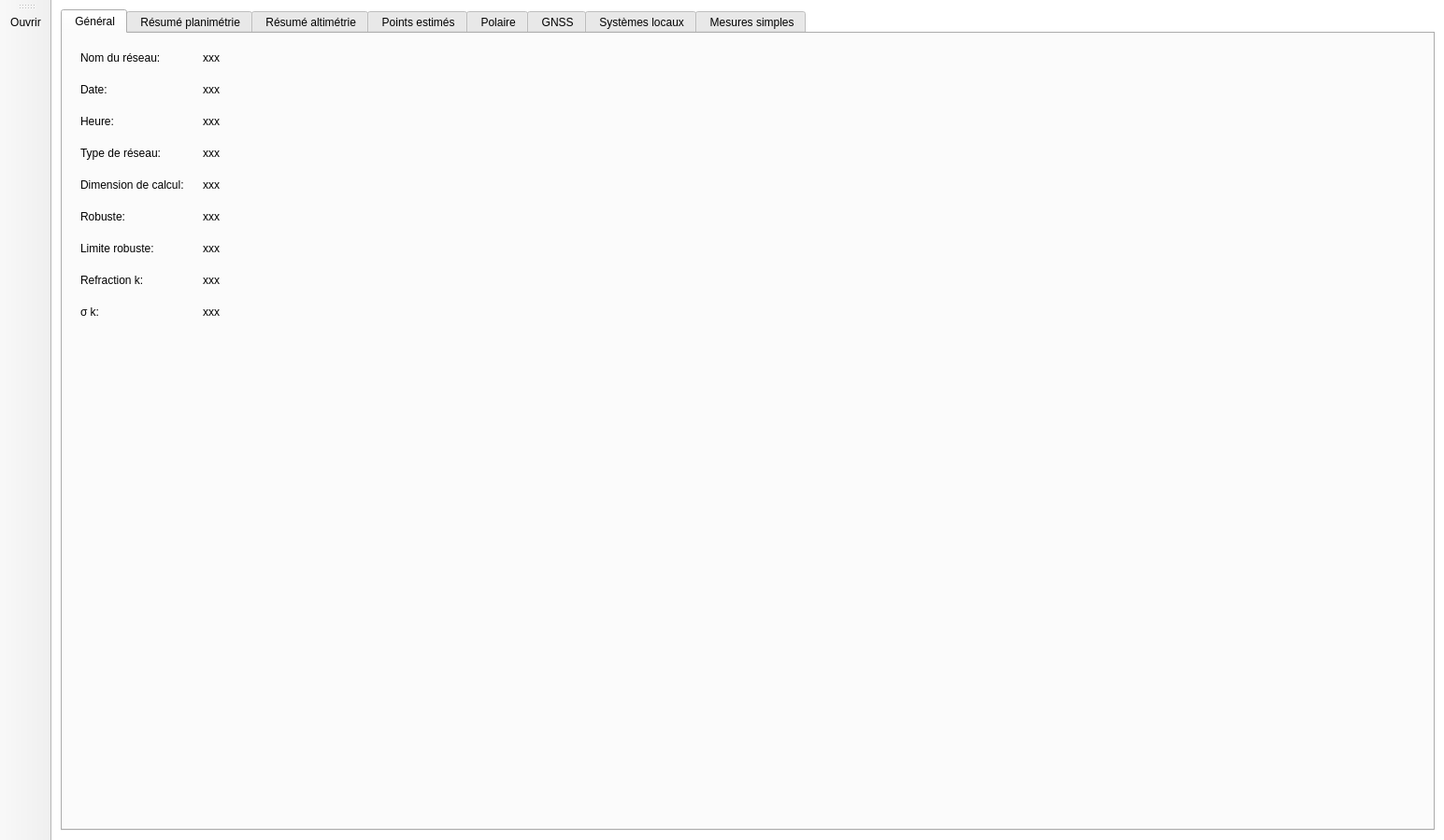
<?xml version="1.0" encoding="UTF-8"?>
<ui version="4.0">
 <class>ongletResGlobaux</class>
 <widget class="QMainWindow" name="ongletResGlobaux">
  <property name="geometry">
   <rect>
    <x>0</x>
    <y>0</y>
    <width>1545</width>
    <height>899</height>
   </rect>
  </property>
  <property name="windowTitle">
   <string>Résultats</string>
  </property>
  <property name="windowIcon">
   <iconset>
    <normaloff>img/Res.png</normaloff>img/Res.png</iconset>
  </property>
  <property name="styleSheet">
   <string notr="true">font: 9pt &quot;MS Shell Dlg 2&quot;;</string>
  </property>
  <widget class="QWidget" name="centralwidget">
   <property name="styleSheet">
    <string notr="true">#centralwidget {
    background-color:rgb(255, 255, 255);
}</string>
   </property>
   <layout class="QGridLayout" name="gridLayout_9">
    <property name="leftMargin">
     <number>10</number>
    </property>
    <property name="topMargin">
     <number>10</number>
    </property>
    <property name="rightMargin">
     <number>10</number>
    </property>
    <property name="bottomMargin">
     <number>10</number>
    </property>
    <item row="0" column="0" colspan="2">
     <widget class="QTabWidget" name="tabWidget_2">
      <property name="enabled">
       <bool>true</bool>
      </property>
      <property name="styleSheet">
       <string notr="true">#centralWidget{
   background-color:  rgb(255, 169, 21);
}</string>
      </property>
      <property name="currentIndex">
       <number>0</number>
      </property>
      <property name="iconSize">
       <size>
        <width>30</width>
        <height>30</height>
       </size>
      </property>
      <widget class="QWidget" name="tab_27">
       <attribute name="icon">
        <iconset>
         <normaloff>img/infos.png</normaloff>img/infos.png</iconset>
       </attribute>
       <attribute name="title">
        <string> Général</string>
       </attribute>
       <layout class="QGridLayout" name="gridLayout_14">
        <item row="0" column="0">
         <layout class="QGridLayout" name="gridLayout">
          <property name="leftMargin">
           <number>10</number>
          </property>
          <property name="topMargin">
           <number>10</number>
          </property>
          <property name="rightMargin">
           <number>10</number>
          </property>
          <property name="bottomMargin">
           <number>10</number>
          </property>
          <property name="spacing">
           <number>20</number>
          </property>
          <item row="0" column="0">
           <widget class="QLabel" name="label_57">
            <property name="text">
             <string>Nom du réseau:</string>
            </property>
           </widget>
          </item>
          <item row="0" column="1">
           <widget class="QLabel" name="RES_nomReseau">
            <property name="font">
             <font>
              <family>MS Shell Dlg 2</family>
              <pointsize>9</pointsize>
              <weight>50</weight>
              <italic>false</italic>
              <bold>false</bold>
             </font>
            </property>
            <property name="text">
             <string>xxx</string>
            </property>
           </widget>
          </item>
          <item row="1" column="0">
           <widget class="QLabel" name="label_56">
            <property name="text">
             <string>Date:</string>
            </property>
           </widget>
          </item>
          <item row="1" column="1">
           <widget class="QLabel" name="RES_date">
            <property name="font">
             <font>
              <family>MS Shell Dlg 2</family>
              <pointsize>9</pointsize>
              <weight>50</weight>
              <italic>false</italic>
              <bold>false</bold>
             </font>
            </property>
            <property name="text">
             <string>xxx</string>
            </property>
           </widget>
          </item>
          <item row="2" column="0">
           <widget class="QLabel" name="label_58">
            <property name="text">
             <string>Heure:</string>
            </property>
           </widget>
          </item>
          <item row="2" column="1">
           <widget class="QLabel" name="RES_heure">
            <property name="font">
             <font>
              <family>MS Shell Dlg 2</family>
              <pointsize>9</pointsize>
              <weight>50</weight>
              <italic>false</italic>
              <bold>false</bold>
             </font>
            </property>
            <property name="styleSheet">
             <string notr="true"/>
            </property>
            <property name="text">
             <string>xxx</string>
            </property>
           </widget>
          </item>
          <item row="3" column="0">
           <widget class="QLabel" name="label_59">
            <property name="text">
             <string>Type de réseau:</string>
            </property>
           </widget>
          </item>
          <item row="3" column="1">
           <widget class="QLabel" name="RES_typeReseau">
            <property name="font">
             <font>
              <family>MS Shell Dlg 2</family>
              <pointsize>9</pointsize>
              <weight>50</weight>
              <italic>false</italic>
              <bold>false</bold>
             </font>
            </property>
            <property name="styleSheet">
             <string notr="true"/>
            </property>
            <property name="text">
             <string>xxx</string>
            </property>
           </widget>
          </item>
          <item row="4" column="0">
           <widget class="QLabel" name="label_60">
            <property name="text">
             <string>Dimension de calcul:</string>
            </property>
           </widget>
          </item>
          <item row="4" column="1">
           <widget class="QLabel" name="RES_dimension">
            <property name="font">
             <font>
              <family>MS Shell Dlg 2</family>
              <pointsize>9</pointsize>
              <weight>50</weight>
              <italic>false</italic>
              <bold>false</bold>
             </font>
            </property>
            <property name="styleSheet">
             <string notr="true"/>
            </property>
            <property name="text">
             <string>xxx</string>
            </property>
           </widget>
          </item>
          <item row="5" column="0">
           <widget class="QLabel" name="label_61">
            <property name="text">
             <string>Robuste:</string>
            </property>
           </widget>
          </item>
          <item row="5" column="1">
           <widget class="QLabel" name="RES_robuste">
            <property name="font">
             <font>
              <family>MS Shell Dlg 2</family>
              <pointsize>9</pointsize>
              <weight>50</weight>
              <italic>false</italic>
              <bold>false</bold>
             </font>
            </property>
            <property name="styleSheet">
             <string notr="true"/>
            </property>
            <property name="text">
             <string>xxx</string>
            </property>
           </widget>
          </item>
          <item row="6" column="0">
           <widget class="QLabel" name="label_62">
            <property name="text">
             <string>Limite robuste:</string>
            </property>
           </widget>
          </item>
          <item row="6" column="1">
           <widget class="QLabel" name="RES_limiteRobuste">
            <property name="font">
             <font>
              <family>MS Shell Dlg 2</family>
              <pointsize>9</pointsize>
              <weight>50</weight>
              <italic>false</italic>
              <bold>false</bold>
             </font>
            </property>
            <property name="styleSheet">
             <string notr="true"/>
            </property>
            <property name="text">
             <string>xxx</string>
            </property>
           </widget>
          </item>
          <item row="7" column="0">
           <widget class="QLabel" name="label_63">
            <property name="text">
             <string>Refraction k:</string>
            </property>
           </widget>
          </item>
          <item row="7" column="1">
           <widget class="QLabel" name="RES_refractionk">
            <property name="font">
             <font>
              <family>MS Shell Dlg 2</family>
              <pointsize>9</pointsize>
              <weight>50</weight>
              <italic>false</italic>
              <bold>false</bold>
             </font>
            </property>
            <property name="styleSheet">
             <string notr="true"/>
            </property>
            <property name="text">
             <string>xxx</string>
            </property>
           </widget>
          </item>
          <item row="8" column="0">
           <widget class="QLabel" name="label_64">
            <property name="text">
             <string>σ k:</string>
            </property>
           </widget>
          </item>
          <item row="8" column="1">
           <widget class="QLabel" name="RES_sigmak">
            <property name="font">
             <font>
              <family>MS Shell Dlg 2</family>
              <pointsize>9</pointsize>
              <weight>50</weight>
              <italic>false</italic>
              <bold>false</bold>
             </font>
            </property>
            <property name="styleSheet">
             <string notr="true"/>
            </property>
            <property name="text">
             <string>xxx</string>
            </property>
           </widget>
          </item>
         </layout>
        </item>
        <item row="1" column="0">
         <spacer name="verticalSpacer_3">
          <property name="orientation">
           <enum>Qt::Vertical</enum>
          </property>
          <property name="sizeHint" stdset="0">
           <size>
            <width>20</width>
            <height>563</height>
           </size>
          </property>
         </spacer>
        </item>
        <item row="0" column="1">
         <spacer name="horizontalSpacer_2">
          <property name="orientation">
           <enum>Qt::Horizontal</enum>
          </property>
          <property name="sizeHint" stdset="0">
           <size>
            <width>1370</width>
            <height>20</height>
           </size>
          </property>
         </spacer>
        </item>
       </layout>
      </widget>
      <widget class="QWidget" name="tab_12">
       <attribute name="icon">
        <iconset>
         <normaloff>img/2D.png</normaloff>img/2D.png</iconset>
       </attribute>
       <attribute name="title">
        <string> Résumé planimétrie</string>
       </attribute>
       <layout class="QGridLayout" name="gridLayout_13" rowstretch="0,0,1,0,0,1" columnstretch="0,1" columnminimumwidth="350,0">
        <property name="leftMargin">
         <number>20</number>
        </property>
        <property name="topMargin">
         <number>20</number>
        </property>
        <property name="rightMargin">
         <number>20</number>
        </property>
        <property name="bottomMargin">
         <number>20</number>
        </property>
        <property name="spacing">
         <number>20</number>
        </property>
        <item row="0" column="0">
         <widget class="QGroupBox" name="groupBox_10">
          <property name="title">
           <string>Général</string>
          </property>
          <layout class="QGridLayout" name="gridLayout_3" columnminimumwidth="200,0">
           <item row="0" column="0">
            <widget class="QLabel" name="label_130">
             <property name="text">
              <string>Durée de calcul:</string>
             </property>
            </widget>
           </item>
           <item row="0" column="1">
            <widget class="QLabel" name="RES_PLANI_duree">
             <property name="font">
              <font>
               <family>MS Shell Dlg 2</family>
               <pointsize>9</pointsize>
               <weight>50</weight>
               <italic>false</italic>
               <bold>false</bold>
              </font>
             </property>
             <property name="text">
              <string>xxx</string>
             </property>
            </widget>
           </item>
           <item row="1" column="0">
            <widget class="QLabel" name="label_131">
             <property name="text">
              <string>nombre d'itérations:</string>
             </property>
            </widget>
           </item>
           <item row="1" column="1">
            <widget class="QLabel" name="RES_PLANI_nb_iteration">
             <property name="font">
              <font>
               <family>MS Shell Dlg 2</family>
               <pointsize>9</pointsize>
               <weight>50</weight>
               <italic>false</italic>
               <bold>false</bold>
              </font>
             </property>
             <property name="text">
              <string>xxx</string>
             </property>
            </widget>
           </item>
          </layout>
         </widget>
        </item>
        <item row="0" column="1" rowspan="3">
         <widget class="QGroupBox" name="groupBox_25">
          <property name="title">
           <string>Résidus normés sur les observations</string>
          </property>
          <layout class="QGridLayout" name="gridLayout_6">
           <item row="0" column="0">
            <widget class="QLabel" name="label_136">
             <property name="text">
              <string>Nombre wi &gt; 3.5 :</string>
             </property>
            </widget>
           </item>
           <item row="0" column="1">
            <widget class="QLabel" name="RES_PLANI_WiMax">
             <property name="font">
              <font>
               <family>MS Shell Dlg 2</family>
               <pointsize>9</pointsize>
               <weight>50</weight>
               <italic>false</italic>
               <bold>false</bold>
              </font>
             </property>
             <property name="text">
              <string>XXX</string>
             </property>
            </widget>
           </item>
           <item row="0" column="2" rowspan="2">
            <spacer name="horizontalSpacer">
             <property name="orientation">
              <enum>Qt::Horizontal</enum>
             </property>
             <property name="sizeHint" stdset="0">
              <size>
               <width>695</width>
               <height>20</height>
              </size>
             </property>
            </spacer>
           </item>
           <item row="1" column="0">
            <widget class="QLabel" name="label_137">
             <property name="text">
              <string>wi les plus grands:</string>
             </property>
            </widget>
           </item>
           <item row="2" column="0" colspan="3">
            <widget class="QTableWidget" name="tableWidgetWiPlani">
             <property name="styleSheet">
              <string notr="true">font: 8pt &quot;MS Shell Dlg 2&quot;;</string>
             </property>
             <property name="editTriggers">
              <set>QAbstractItemView::NoEditTriggers</set>
             </property>
             <property name="selectionMode">
              <enum>QAbstractItemView::ExtendedSelection</enum>
             </property>
             <property name="selectionBehavior">
              <enum>QAbstractItemView::SelectRows</enum>
             </property>
             <property name="sortingEnabled">
              <bool>true</bool>
             </property>
             <attribute name="horizontalHeaderDefaultSectionSize">
              <number>60</number>
             </attribute>
             <column>
              <property name="text">
               <string>de (station, session, ...)</string>
              </property>
             </column>
             <column>
              <property name="text">
               <string>nom de point</string>
              </property>
             </column>
             <column>
              <property name="text">
               <string>type obs.</string>
              </property>
             </column>
             <column>
              <property name="text">
               <string>id</string>
              </property>
             </column>
             <column>
              <property name="text">
               <string>valeur [g]/[m]</string>
              </property>
             </column>
             <column>
              <property name="text">
               <string>σ [cc]/[mm]</string>
              </property>
             </column>
             <column>
              <property name="text">
               <string>vi [cc]/[mm]</string>
              </property>
             </column>
             <column>
              <property name="text">
               <string>wi</string>
              </property>
             </column>
             <column>
              <property name="text">
               <string>zi </string>
              </property>
             </column>
             <column>
              <property name="text">
               <string>∇li [cc]/[mm]</string>
              </property>
             </column>
             <column>
              <property name="text">
               <string>gi [cc]/[mm]</string>
              </property>
             </column>
             <column>
              <property name="text">
               <string>RI : viLat [mm]</string>
              </property>
             </column>
             <column>
              <property name="text">
               <string>RI : dist [m]</string>
              </property>
             </column>
            </widget>
           </item>
          </layout>
         </widget>
        </item>
        <item row="1" column="0">
         <widget class="QGroupBox" name="groupBox_24">
          <property name="title">
           <string>Dénombrement</string>
          </property>
          <layout class="QGridLayout" name="gridLayout_2" columnminimumwidth="200,0">
           <item row="0" column="0">
            <widget class="QLabel" name="label_132">
             <property name="text">
              <string>Inconnues:</string>
             </property>
            </widget>
           </item>
           <item row="0" column="1">
            <widget class="QLabel" name="RES_PLANI_inc">
             <property name="font">
              <font>
               <family>MS Shell Dlg 2</family>
               <pointsize>9</pointsize>
               <weight>50</weight>
               <italic>false</italic>
               <bold>false</bold>
              </font>
             </property>
             <property name="text">
              <string>xxx</string>
             </property>
            </widget>
           </item>
           <item row="1" column="0">
            <widget class="QLabel" name="label_133">
             <property name="text">
              <string>Observations:</string>
             </property>
            </widget>
           </item>
           <item row="1" column="1">
            <widget class="QLabel" name="RES_PLANI_obs">
             <property name="font">
              <font>
               <family>MS Shell Dlg 2</family>
               <pointsize>9</pointsize>
               <weight>50</weight>
               <italic>false</italic>
               <bold>false</bold>
              </font>
             </property>
             <property name="text">
              <string>xxx</string>
             </property>
            </widget>
           </item>
           <item row="2" column="0">
            <widget class="QLabel" name="label_134">
             <property name="text">
              <string>Contraintes:</string>
             </property>
            </widget>
           </item>
           <item row="2" column="1">
            <widget class="QLabel" name="RES_PLANI_contr">
             <property name="font">
              <font>
               <family>MS Shell Dlg 2</family>
               <pointsize>9</pointsize>
               <weight>50</weight>
               <italic>false</italic>
               <bold>false</bold>
              </font>
             </property>
             <property name="text">
              <string>xxx</string>
             </property>
            </widget>
           </item>
           <item row="3" column="0">
            <widget class="QLabel" name="label_135">
             <property name="text">
              <string>Surabondance:</string>
             </property>
            </widget>
           </item>
           <item row="3" column="1">
            <widget class="QLabel" name="RES_PLANI_surabondance">
             <property name="font">
              <font>
               <family>MS Shell Dlg 2</family>
               <pointsize>9</pointsize>
               <weight>50</weight>
               <italic>false</italic>
               <bold>false</bold>
              </font>
             </property>
             <property name="text">
              <string>xxx</string>
             </property>
            </widget>
           </item>
          </layout>
         </widget>
        </item>
        <item row="3" column="1" rowspan="3">
         <widget class="QGroupBox" name="groupBox_26">
          <property name="title">
           <string>Rattachement (si ajustement libre-ajusté)</string>
          </property>
          <layout class="QGridLayout" name="gridLayout_7">
           <item row="0" column="0">
            <widget class="QTableWidget" name="tableWidgetRattachPlani">
             <property name="styleSheet">
              <string notr="true">font: 8pt &quot;MS Shell Dlg 2&quot;;</string>
             </property>
             <property name="editTriggers">
              <set>QAbstractItemView::NoEditTriggers</set>
             </property>
             <property name="selectionMode">
              <enum>QAbstractItemView::ExtendedSelection</enum>
             </property>
             <property name="selectionBehavior">
              <enum>QAbstractItemView::SelectRows</enum>
             </property>
             <property name="sortingEnabled">
              <bool>true</bool>
             </property>
             <attribute name="horizontalHeaderDefaultSectionSize">
              <number>60</number>
             </attribute>
             <column>
              <property name="text">
               <string>nom de point</string>
              </property>
              <property name="font">
               <font>
                <weight>50</weight>
                <bold>false</bold>
               </font>
              </property>
             </column>
             <column>
              <property name="text">
               <string>FS [mm]</string>
              </property>
              <property name="font">
               <font>
                <weight>50</weight>
                <bold>false</bold>
               </font>
              </property>
             </column>
             <column>
              <property name="text">
               <string>EE [m]</string>
              </property>
             </column>
             <column>
              <property name="text">
               <string>NN [m]</string>
              </property>
             </column>
             <column>
              <property name="text">
               <string>σ plani. [mm]</string>
              </property>
             </column>
             <column>
              <property name="text">
               <string>EE vi [mm]</string>
              </property>
             </column>
             <column>
              <property name="text">
               <string>EE wi</string>
              </property>
             </column>
             <column>
              <property name="text">
               <string>EE zi</string>
              </property>
             </column>
             <column>
              <property name="text">
               <string>EE ∇li [mm]</string>
              </property>
             </column>
             <column>
              <property name="text">
               <string>EE gi [mm]</string>
              </property>
             </column>
             <column>
              <property name="text">
               <string>NN vi [mm]</string>
              </property>
             </column>
             <column>
              <property name="text">
               <string>NN wi</string>
              </property>
             </column>
             <column>
              <property name="text">
               <string>NN zi</string>
              </property>
             </column>
             <column>
              <property name="text">
               <string>NN ∇li [mm]</string>
              </property>
             </column>
             <column>
              <property name="text">
               <string>NN gi [mm]</string>
              </property>
             </column>
            </widget>
           </item>
          </layout>
         </widget>
        </item>
        <item row="4" column="0">
         <spacer name="verticalSpacer_2">
          <property name="orientation">
           <enum>Qt::Vertical</enum>
          </property>
          <property name="sizeHint" stdset="0">
           <size>
            <width>20</width>
            <height>65</height>
           </size>
          </property>
         </spacer>
        </item>
        <item row="5" column="0">
         <widget class="QGroupBox" name="groupBox_23">
          <property name="title">
           <string>Inconnues supplémentaires des groupes de distance</string>
          </property>
          <layout class="QGridLayout" name="gridLayout_5">
           <item row="0" column="0">
            <widget class="QTreeView" name="RES_PLANI_treeViewIncSupplDist">
             <property name="editTriggers">
              <set>QAbstractItemView::NoEditTriggers</set>
             </property>
            </widget>
           </item>
          </layout>
         </widget>
        </item>
        <item row="2" column="0">
         <widget class="QGroupBox" name="groupBox_21">
          <property name="title">
           <string>Quotients par groupe</string>
          </property>
          <layout class="QGridLayout" name="gridLayout_4">
           <item row="0" column="0">
            <widget class="QTreeView" name="RES_PLANI_treeViewQuotientsPlani">
             <property name="enabled">
              <bool>true</bool>
             </property>
             <property name="editTriggers">
              <set>QAbstractItemView::NoEditTriggers</set>
             </property>
             <property name="indentation">
              <number>0</number>
             </property>
            </widget>
           </item>
          </layout>
         </widget>
        </item>
       </layout>
      </widget>
      <widget class="QWidget" name="tab_13">
       <attribute name="icon">
        <iconset>
         <normaloff>img/1D.png</normaloff>img/1D.png</iconset>
       </attribute>
       <attribute name="title">
        <string> Résumé altimétrie</string>
       </attribute>
       <layout class="QGridLayout" name="gridLayout_8" rowstretch="0,0,1,0,1" columnstretch="0,1" rowminimumheight="0,0,0,0,350" columnminimumwidth="350,0">
        <property name="leftMargin">
         <number>20</number>
        </property>
        <property name="topMargin">
         <number>20</number>
        </property>
        <property name="rightMargin">
         <number>20</number>
        </property>
        <property name="bottomMargin">
         <number>20</number>
        </property>
        <property name="spacing">
         <number>20</number>
        </property>
        <item row="0" column="0">
         <widget class="QGroupBox" name="groupBox_11">
          <property name="title">
           <string>Général</string>
          </property>
          <layout class="QGridLayout" name="gridLayout_11" columnminimumwidth="200,0">
           <item row="0" column="0">
            <widget class="QLabel" name="label_138">
             <property name="text">
              <string>Durée de calcul:</string>
             </property>
            </widget>
           </item>
           <item row="0" column="1">
            <widget class="QLabel" name="RES_ALTI_duree">
             <property name="font">
              <font>
               <family>MS Shell Dlg 2</family>
               <pointsize>9</pointsize>
               <weight>50</weight>
               <italic>false</italic>
               <bold>false</bold>
              </font>
             </property>
             <property name="text">
              <string>xxx</string>
             </property>
            </widget>
           </item>
           <item row="1" column="0">
            <widget class="QLabel" name="label_139">
             <property name="text">
              <string>nombre d'itérations:</string>
             </property>
            </widget>
           </item>
           <item row="1" column="1">
            <widget class="QLabel" name="RES_ALTI_nb_iteration">
             <property name="font">
              <font>
               <family>MS Shell Dlg 2</family>
               <pointsize>9</pointsize>
               <weight>50</weight>
               <italic>false</italic>
               <bold>false</bold>
              </font>
             </property>
             <property name="text">
              <string>xxx</string>
             </property>
            </widget>
           </item>
          </layout>
         </widget>
        </item>
        <item row="0" column="1" rowspan="3">
         <widget class="QGroupBox" name="groupBox_28">
          <property name="title">
           <string>Résidus normés sur les observations</string>
          </property>
          <layout class="QGridLayout" name="gridLayout_12">
           <item row="0" column="0">
            <widget class="QLabel" name="label_144">
             <property name="text">
              <string>Nombre wi &gt; 3.5:</string>
             </property>
            </widget>
           </item>
           <item row="0" column="1">
            <widget class="QLabel" name="RES_ALTI_WiMax">
             <property name="font">
              <font>
               <family>MS Shell Dlg 2</family>
               <pointsize>9</pointsize>
               <weight>50</weight>
               <italic>false</italic>
               <bold>false</bold>
              </font>
             </property>
             <property name="text">
              <string>XXX</string>
             </property>
            </widget>
           </item>
           <item row="0" column="2" rowspan="2">
            <spacer name="horizontalSpacer_4">
             <property name="orientation">
              <enum>Qt::Horizontal</enum>
             </property>
             <property name="sizeHint" stdset="0">
              <size>
               <width>695</width>
               <height>20</height>
              </size>
             </property>
            </spacer>
           </item>
           <item row="1" column="0">
            <widget class="QLabel" name="label_145">
             <property name="text">
              <string>wi les plus grands:</string>
             </property>
            </widget>
           </item>
           <item row="2" column="0" colspan="3">
            <widget class="QTableWidget" name="tableWidgetWiAlti">
             <property name="styleSheet">
              <string notr="true">font: 8pt &quot;MS Shell Dlg 2&quot;;</string>
             </property>
             <property name="editTriggers">
              <set>QAbstractItemView::NoEditTriggers</set>
             </property>
             <property name="selectionBehavior">
              <enum>QAbstractItemView::SelectRows</enum>
             </property>
             <property name="sortingEnabled">
              <bool>true</bool>
             </property>
             <attribute name="horizontalHeaderDefaultSectionSize">
              <number>60</number>
             </attribute>
             <column>
              <property name="text">
               <string>de (station, session, ...)</string>
              </property>
             </column>
             <column>
              <property name="text">
               <string>nom de point</string>
              </property>
             </column>
             <column>
              <property name="text">
               <string>type obs.</string>
              </property>
             </column>
             <column>
              <property name="text">
               <string>id</string>
              </property>
             </column>
             <column>
              <property name="text">
               <string>valeur [m]</string>
              </property>
             </column>
             <column>
              <property name="text">
               <string>σ [mm]</string>
              </property>
             </column>
             <column>
              <property name="text">
               <string>vi [mm]</string>
              </property>
             </column>
             <column>
              <property name="text">
               <string>wi</string>
              </property>
             </column>
             <column>
              <property name="text">
               <string>zi </string>
              </property>
             </column>
             <column>
              <property name="text">
               <string>∇li [mm]</string>
              </property>
             </column>
             <column>
              <property name="text">
               <string>gi [mm]</string>
              </property>
             </column>
            </widget>
           </item>
          </layout>
         </widget>
        </item>
        <item row="1" column="0">
         <widget class="QGroupBox" name="groupBox_27">
          <property name="title">
           <string>Dénombrement</string>
          </property>
          <layout class="QGridLayout" name="gridLayout_10" columnminimumwidth="200,0">
           <item row="0" column="0">
            <widget class="QLabel" name="label_140">
             <property name="text">
              <string>Inconnues:</string>
             </property>
            </widget>
           </item>
           <item row="0" column="1">
            <widget class="QLabel" name="RES_ALTI_inc">
             <property name="font">
              <font>
               <family>MS Shell Dlg 2</family>
               <pointsize>9</pointsize>
               <weight>50</weight>
               <italic>false</italic>
               <bold>false</bold>
              </font>
             </property>
             <property name="text">
              <string>xxx</string>
             </property>
            </widget>
           </item>
           <item row="1" column="0">
            <widget class="QLabel" name="label_141">
             <property name="text">
              <string>Observations:</string>
             </property>
            </widget>
           </item>
           <item row="1" column="1">
            <widget class="QLabel" name="RES_ALTI_obs">
             <property name="font">
              <font>
               <family>MS Shell Dlg 2</family>
               <pointsize>9</pointsize>
               <weight>50</weight>
               <italic>false</italic>
               <bold>false</bold>
              </font>
             </property>
             <property name="text">
              <string>xxx</string>
             </property>
            </widget>
           </item>
           <item row="2" column="0">
            <widget class="QLabel" name="label_142">
             <property name="enabled">
              <bool>false</bool>
             </property>
             <property name="text">
              <string>Contraintes:</string>
             </property>
            </widget>
           </item>
           <item row="2" column="1">
            <widget class="QLabel" name="RES_ALTI_contr">
             <property name="enabled">
              <bool>false</bool>
             </property>
             <property name="font">
              <font>
               <family>MS Shell Dlg 2</family>
               <pointsize>9</pointsize>
               <weight>50</weight>
               <italic>false</italic>
               <bold>false</bold>
              </font>
             </property>
             <property name="text">
              <string>xxx</string>
             </property>
            </widget>
           </item>
           <item row="3" column="0">
            <widget class="QLabel" name="label_143">
             <property name="text">
              <string>Surabondance:</string>
             </property>
            </widget>
           </item>
           <item row="3" column="1">
            <widget class="QLabel" name="RES_ALTI_surabondance">
             <property name="font">
              <font>
               <family>MS Shell Dlg 2</family>
               <pointsize>9</pointsize>
               <weight>50</weight>
               <italic>false</italic>
               <bold>false</bold>
              </font>
             </property>
             <property name="text">
              <string>xxx</string>
             </property>
            </widget>
           </item>
          </layout>
         </widget>
        </item>
        <item row="3" column="1" rowspan="2">
         <widget class="QGroupBox" name="groupBox_29">
          <property name="title">
           <string>Rattachement (si ajustement libre-ajusté)</string>
          </property>
          <layout class="QGridLayout" name="gridLayout_22">
           <item row="0" column="0">
            <widget class="QTableWidget" name="tableWidgetRattachAlti">
             <property name="styleSheet">
              <string notr="true">font: 8pt &quot;MS Shell Dlg 2&quot;;</string>
             </property>
             <property name="editTriggers">
              <set>QAbstractItemView::NoEditTriggers</set>
             </property>
             <property name="selectionBehavior">
              <enum>QAbstractItemView::SelectRows</enum>
             </property>
             <property name="sortingEnabled">
              <bool>true</bool>
             </property>
             <attribute name="horizontalHeaderDefaultSectionSize">
              <number>60</number>
             </attribute>
             <column>
              <property name="text">
               <string>nom de point</string>
              </property>
             </column>
             <column>
              <property name="text">
               <string>HH [m]</string>
              </property>
             </column>
             <column>
              <property name="text">
               <string>σ alti. [mm]</string>
              </property>
             </column>
             <column>
              <property name="text">
               <string>HH vi [mm]</string>
              </property>
             </column>
             <column>
              <property name="text">
               <string>HH wi</string>
              </property>
             </column>
             <column>
              <property name="text">
               <string>HH zi</string>
              </property>
             </column>
             <column>
              <property name="text">
               <string>HH ∇li [mm]</string>
              </property>
             </column>
             <column>
              <property name="text">
               <string>HH gi [mm]</string>
              </property>
             </column>
            </widget>
           </item>
          </layout>
         </widget>
        </item>
        <item row="4" column="0">
         <spacer name="verticalSpacer">
          <property name="orientation">
           <enum>Qt::Vertical</enum>
          </property>
          <property name="sizeHint" stdset="0">
           <size>
            <width>20</width>
            <height>307</height>
           </size>
          </property>
         </spacer>
        </item>
        <item row="2" column="0">
         <widget class="QGroupBox" name="groupBox_22">
          <property name="title">
           <string>Quotients par groupe</string>
          </property>
          <layout class="QGridLayout" name="gridLayout_19">
           <item row="0" column="0">
            <widget class="QTreeView" name="RES_ALTI_treeViewQuotients">
             <property name="enabled">
              <bool>true</bool>
             </property>
             <property name="editTriggers">
              <set>QAbstractItemView::NoEditTriggers</set>
             </property>
             <property name="indentation">
              <number>0</number>
             </property>
            </widget>
           </item>
          </layout>
         </widget>
        </item>
       </layout>
      </widget>
      <widget class="QWidget" name="tab_5">
       <attribute name="icon">
        <iconset>
         <normaloff>img/Points.png</normaloff>img/Points.png</iconset>
       </attribute>
       <attribute name="title">
        <string> Points estimés</string>
       </attribute>
      </widget>
      <widget class="QWidget" name="tab">
       <property name="enabled">
        <bool>true</bool>
       </property>
       <attribute name="icon">
        <iconset>
         <normaloff>img/polar.png</normaloff>img/polar.png</iconset>
       </attribute>
       <attribute name="title">
        <string> Polaire</string>
       </attribute>
      </widget>
      <widget class="QWidget" name="tab_2">
       <attribute name="icon">
        <iconset>
         <normaloff>img/gnss.png</normaloff>img/gnss.png</iconset>
       </attribute>
       <attribute name="title">
        <string> GNSS</string>
       </attribute>
      </widget>
      <widget class="QWidget" name="tab_3">
       <attribute name="icon">
        <iconset>
         <normaloff>img/sysloc.png</normaloff>img/sysloc.png</iconset>
       </attribute>
       <attribute name="title">
        <string> Systèmes locaux</string>
       </attribute>
      </widget>
      <widget class="QWidget" name="tab_4">
       <attribute name="icon">
        <iconset>
         <normaloff>img/simpleMeas.png</normaloff>img/simpleMeas.png</iconset>
       </attribute>
       <attribute name="title">
        <string> Mesures simples</string>
       </attribute>
      </widget>
     </widget>
    </item>
   </layout>
  </widget>
  <widget class="QToolBar" name="toolBar">
   <property name="windowTitle">
    <string>toolBar</string>
   </property>
   <property name="iconSize">
    <size>
     <width>30</width>
     <height>30</height>
    </size>
   </property>
   <attribute name="toolBarArea">
    <enum>LeftToolBarArea</enum>
   </attribute>
   <attribute name="toolBarBreak">
    <bool>false</bool>
   </attribute>
   <addaction name="actionOuvrir"/>
  </widget>
  <action name="actionOuvrir">
   <property name="icon">
    <iconset>
     <normaloff>img/open2.png</normaloff>img/open2.png</iconset>
   </property>
   <property name="text">
    <string>Ouvrir</string>
   </property>
   <property name="shortcut">
    <string>Ctrl+O</string>
   </property>
  </action>
 </widget>
 <resources/>
 <connections/>
</ui>
